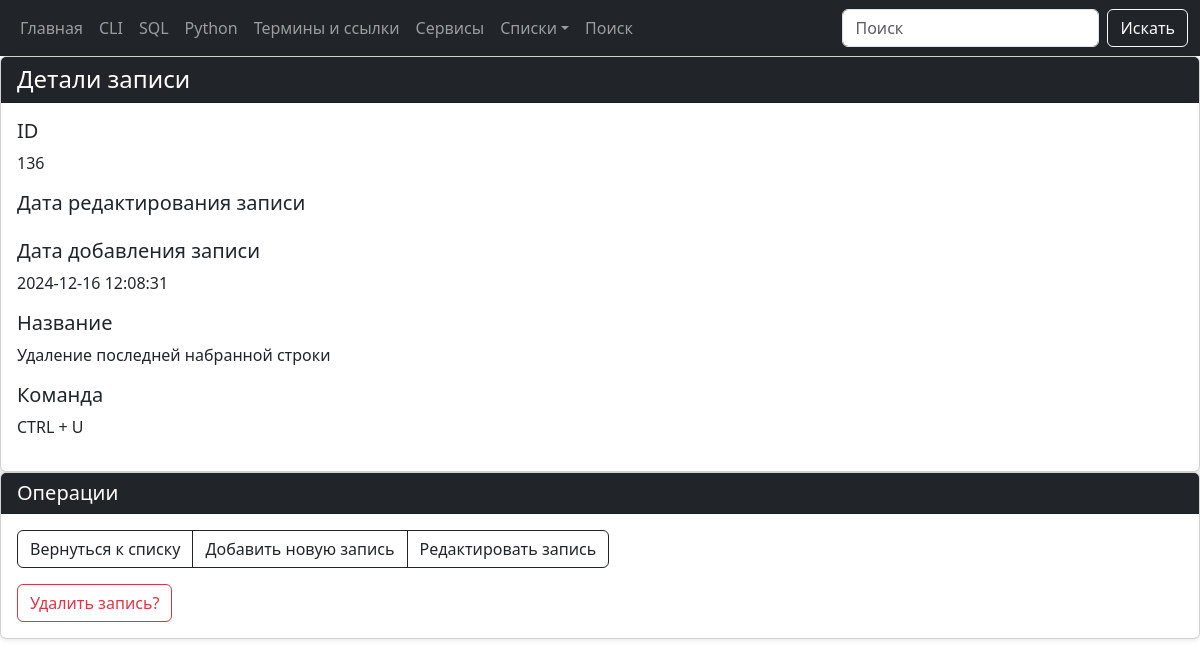
Page /cli/view/136 on the committed database.
### tables this page shows
CREATE TABLE "cli" (
  "cli_id" INTEGER PRIMARY KEY AUTOINCREMENT,
  "cli_command" TEXT NOT NULL,
  "cli_name" TEXT NOT NULL,
  "cli_date_add" TIMESTAMP DEFAULT CURRENT_TIMESTAMP,
  "cli_date_edit" TEXT
);

### modules/cli/get_view_cli_post.py (the view)
@bp.route("/cli/view/<int:cli_id>")
def get_view_cli_post(cli_id):
    conn = connect.get_db_connection()
    cli_view = conn.execute("SELECT * FROM cli WHERE cli_id = ?",
                             (cli_id,)).fetchone()
    conn.close()
    return render_template("cli/get_view_cli_post.html",
                           cli_view=cli_view)

### modules/connect.py (called while the page is built)
def get_db_connection():
    db_path = os.path.join(BASE_DIR, '../database.db')
    conn = sqlite3.connect(db_path, timeout=30)
    conn.row_factory = sqlite3.Row
    return conn

### templates/cli/get_view_cli_post.html (shortened to what this page needs)
{% extends 'base.html' %}
{% block content %}
   <div class="card shadow">
      <div class="card-header bg-dark text-white">
         <h4 class="card-title mb-0">Детали записи</h4>
      </div>
      <div class="card-body">
         {% set fields = [
         {'title': 'ID', 'value': cli_view['cli_id'], 'class': 'col-md-6'},
         {'title': 'Дата редактирования записи', 'value': cli_view['cli_date_edit'], 'class': 'col-md-6'},
         {'title': 'Дата добавления записи', 'value': cli_view['cli_date_add'], 'class': 'col-md-6'},
         {'title': 'Название', 'value': cli_view['cli_name'], 'class': 'col-md-6'},
         {'title': 'Команда', 'value': cli_view['cli_command'], 'class': 'col-md-12'}
         ] %}
         {% for field in fields %}
         <div class="row mb-3">
            <div class="{{ field.class }}">
               <h5 class="card-title">{{ field.title }}</h5>
               <p class="card-text">{{ field.value }}</p>
            </div>
         </div>
         {% endfor %}
      </div>
   </div>
   <div class="card mb-4 shadow-sm">
      <div class="card-header bg-dark text-white">
         <div class="h5 mb-0">Операции</div>
      </div>
      <div class="card-body">
         <div class="btn-group" role="group" aria-label="Действия">
         <a href="{{ url_for('cli_posts.cli_posts') }}" class="btn btn-outline-dark">
            Вернуться к списку</a>
         <a href="{{ url_for('add_cli_post.add_cli_post') }}" class="btn btn-outline-dark">
            Добавить новую запись</a>
         <a href="{{ url_for('edit_cli_post.edit_cli_post', cli_id=cli_view['cli_id']) }}"
            class="btn btn-outline-dark">Редактировать запись</a>
         </div>
         <form action="{{ url_for('delete_cli_post.delete_cli_post', cli_id=cli_view['cli_id'])}}" method="POST"
            class="mt-3">
            <button type="submit" class="btn btn-outline-danger"
               onclick="return confirm('Вы уверены что хотите удалить запись?')">
                Удалить запись?
            </button>
         </form>
      </div>
   </div>
{% endblock %}

### rows in the picture
cli: title "Дата добавления записи", value "2024-12-16 12:08:31", title "Название", value "Удаление последней набранной строки", title "Команда", value "CTRL + U"

### other values in the picture
{{ field.title }} "ID" "Дата редактирования записи"
{{ field.value }} "136"
